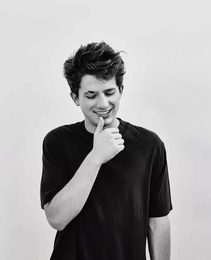
%> input picture Dictionary Learning/c.jpg, 211 x 260 px, shrunk from 736 x 907 before the run
$ octave dictionary_learning_start.m   (GNU Octave 9; MATLAB toolbox functions it lacks are replaced by stand-ins)
%> lines starting %> are read from the running program, lines starting %| are printed output that depends on the picture
### Dictionary Learning/dictionary_learning.m
function [D,R] = dictionary_learning(X, k, iteration, tolerance, debug_level)
    [U,S,V] = svds(X, k);
    D = U;
    R = S*V';
    for i = 1:iteration
        R = sparse_code(X, D, R);

        err = norm(X - D*R);
        if debug_level >= 1
            fprintf('Iteration %.d, error is %.4g, nonzero is %.d', i, err, nnz(R));
        end

        [D, R] = update_dictionary(X, D, R);
        err = norm(X - D*R);
        if debug_level >= 1
            fprintf('Iteration %.d, error is %.4g', i, err);
        end
        if err < tolerance
            break
        end
    end
end

function R = sparse_code(X, D, R)

R = proximal_gd(X, D, R, 0.2, 2 ,100);

end

function R = proximal_gd(X, D, R_init, tau, lam, it)
% compute it iterations of L1 proximal gradient descent starting at R_init
%
%
% step size tau

R = R_init;

for k = 1:it
    Z = R - tau*D'*(D*R - X);
    R = wthresh(Z,'s',lam*tau/2);
end

end

function [D,R] = update_dictionary(X, D, R)

% K-svd to update the dictionary.

size_D = size(D);
cols = size_D(2);

for k = 1:cols
    nonzero_index = find(R(k,:));
    [~, b] = size(nonzero_index);
    if b == 0
        continue;
    end
    D(:,k)=0;
    Ek = X - D*R;
    Ek = Ek(:, nonzero_index);
    [U,S,V] = svds(Ek,1);
    D(:,k) = reshape(U,[],1);
    R(k, nonzero_index) = S * V;
end

end

### Dictionary Learning/dictionary_learning_start.m
img = rgb2gray(imread('c.jpg'));
%> img: size 260x211 uint8; min 0, max 247, mean 164.2
X = double(img) / 255;
k = 50;
iter = 20;
tol = 1e-6;
[D,R] = dictionary_learning(X, k, iter, tol, 0);
%> the loop in dictionary_learning, `for i = 1:iteration` made 20 passes
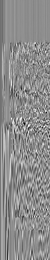
%> D: size 260x50 double; min -0.352, max 0.28, mean -0.00103; drawn with min black and max white
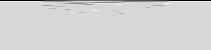
%> R: size 50x211 double; min -13.93, max 2.54, mean -0.277; drawn with min black and max white
imshow(D*R);
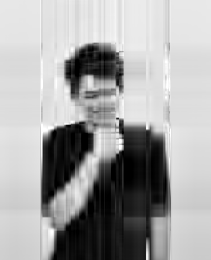
%> displayed picture: size 260x211, on the screen's scale of 0 to 255; min 0, max 255, mean 164.4
R = sparse(R);
